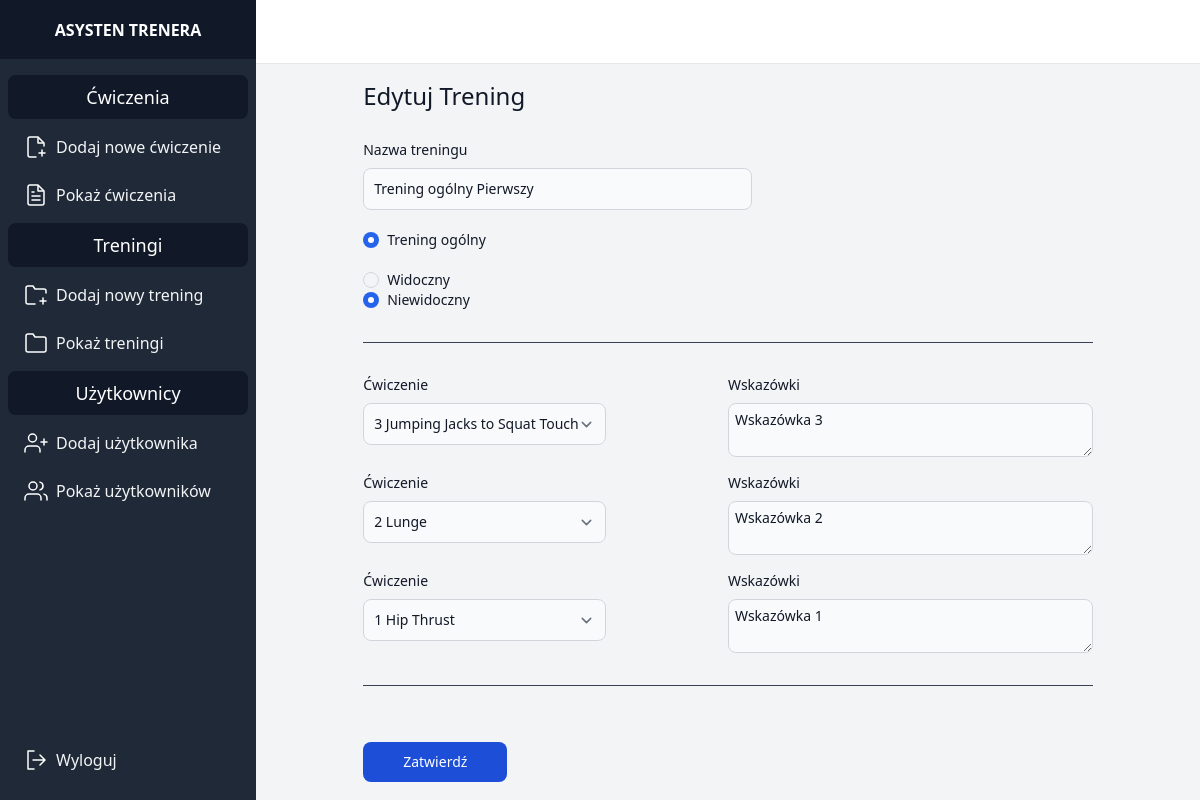
Page /training/general/edit/1 (signed in) on the earlier database version.
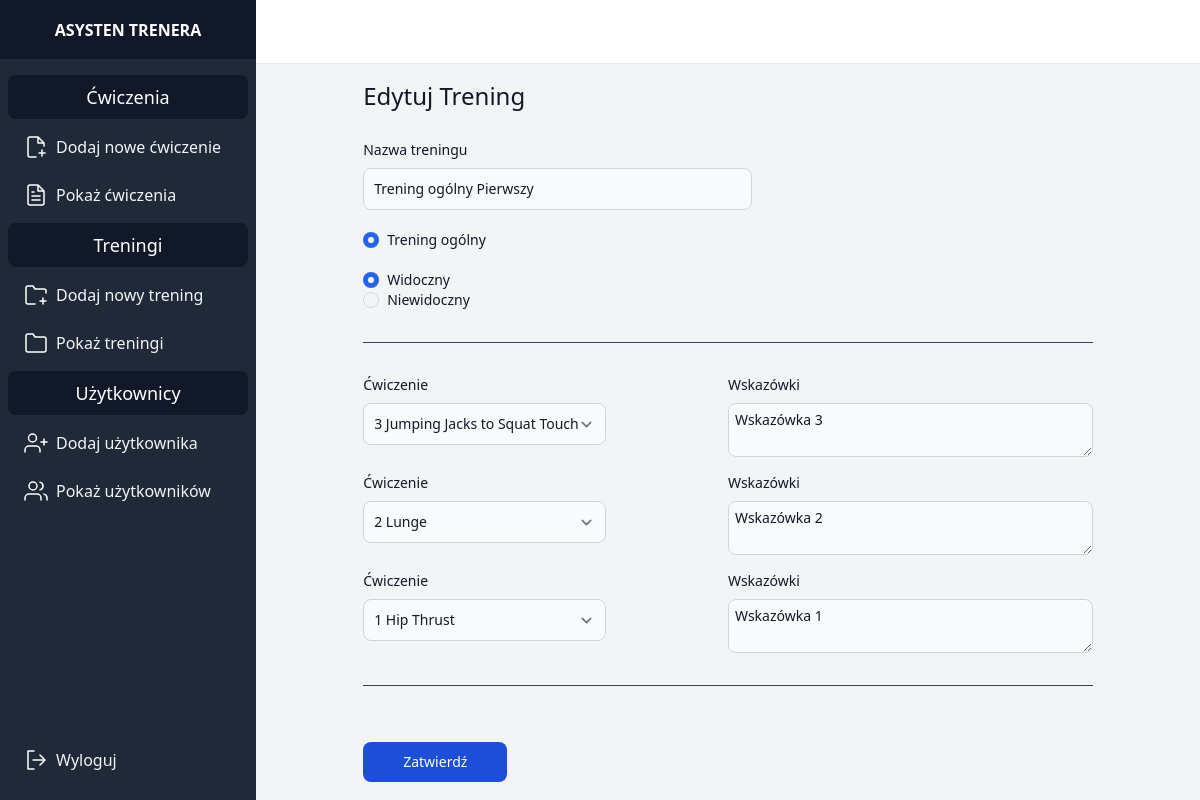
Same page on the later database version.
### trener/models.py (models this page shows, shortened)
class GeneralWorkout(models.Model):
    id = models.AutoField(primary_key=True)
    title = models.CharField(max_length=100)
    exercises = models.ManyToManyField('Exercise', through='WorkoutExercise')
    visibility = models.BooleanField()

### trener/views.py (the view, shortened to what this page needs)
# urls.py: path('training/general/edit/<id>', views.edit_general_training, name='edit_general_training'),
@login_required
@csrf_protect
def edit_general_training(request, id):
    training = get_object_or_404(GeneralWorkout, id=id)
    workout_exercises = WorkoutExercise.objects.filter(general_workout_id=id)
    exercises = Exercise.objects.all()
    return render(request, 'edit_training.html', {'training': training, 'workout_exercises': workout_exercises, 'exercises': exercises})

### trener_style/templates/edit_training.html (shortened to what the changed rows need)
{% extends 'base.html' %}
{% load static %}
{% block content %}
    <form class="mx-auto mb-2 w-4/5 items-center" method="post" enctype="multipart/form-data">
        <div class="flex-1 w-2/3">
            <div class="mb-5 w-4/5">
                <label for="id_title" class="block mb-2 text-sm font-medium text-gray-900">Nazwa treningu</label>
                <input name="title" class="w-full bg-gray-50 border border-gray-300 text-gray-900 text-sm rounded-lg focus:ring-blue-500 focus:border-blue-500 block p-2.5" value="{{ training.title }}">
            </div>
            <div class="mb-5 w-4/5">
                <div class="flex items-center">
                    <input {% if training.visibility %} checked {% endif %} id="visible-yes-radio" type="radio" value="yes" name="visible-radio" class="w-4 h-4 text-blue-600 bg-gray-100 border-gray-300 focus:ring-blue-500 focus:ring-2">
                    <label for="visible-yes-radio" class="ms-2 text-sm font-medium text-gray-900">Widoczny</label>
                </div>
                <div class="flex items-center">
                    <input {% if not training.visibility %} checked {% endif %} id="visible-no-radio" type="radio" value="no" name="visible-radio" class="w-4 h-4 text-blue-600 bg-gray-100 border-gray-300 focus:ring-blue-500 focus:ring-2">
                    <label for="visible-no-radio" class="ms-2 text-sm font-medium text-gray-900">Niewidoczny</label>
                </div>
            </div>
        </div>
    </form>
{% endblock %}

Differences in the rows shown:
changed GeneralWorkout "Trening ogólny Pierwszy": visibility "☐ Widoczny" → "☑ Widoczny"; visibility "☑ Niewidoczny" → "☐ Niewidoczny"
